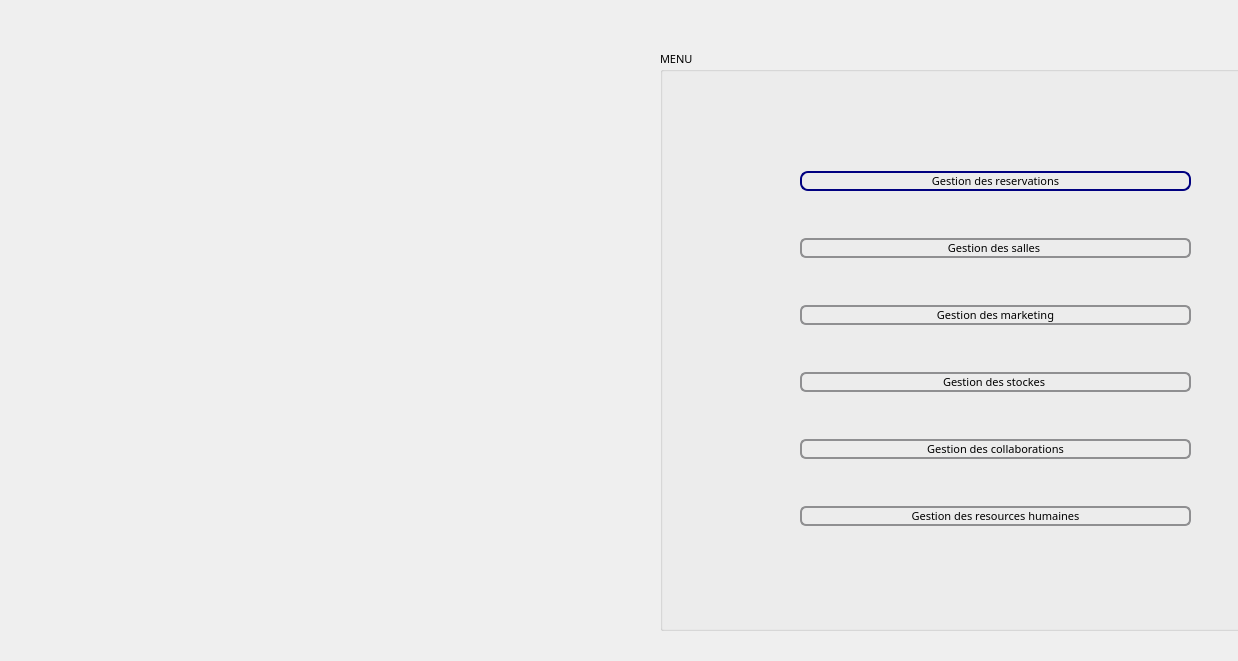
<?xml version="1.0" encoding="UTF-8"?>
<ui version="4.0">
 <class>menu</class>
 <widget class="QDialog" name="menu">
  <property name="geometry">
   <rect>
    <x>0</x>
    <y>0</y>
    <width>1238</width>
    <height>661</height>
   </rect>
  </property>
  <property name="windowTitle">
   <string>Dialog</string>
  </property>
  <widget class="QGroupBox" name="groupBox">
   <property name="geometry">
    <rect>
     <x>660</x>
     <y>50</y>
     <width>611</width>
     <height>581</height>
    </rect>
   </property>
   <property name="font">
    <font>
     <family>Arial Black</family>
     <pointsize>8</pointsize>
     <weight>10</weight>
     <italic>false</italic>
     <bold>false</bold>
    </font>
   </property>
   <property name="toolTip">
    <string>&lt;html&gt;&lt;head/&gt;&lt;body&gt;&lt;p&gt;&lt;br/&gt;&lt;/p&gt;&lt;/body&gt;&lt;/html&gt;</string>
   </property>
   <property name="whatsThis">
    <string>&lt;html&gt;&lt;head/&gt;&lt;body&gt;&lt;p&gt;&lt;img src=&quot;:/Downloads/123140336_347644989872414_537966323079393270_n.jpg&quot;/&gt;&lt;/p&gt;&lt;/body&gt;&lt;/html&gt;</string>
   </property>
   <property name="styleSheet">
    <string notr="true">font: 87 8pt &quot;Arial Black&quot;;
</string>
   </property>
   <property name="title">
    <string>MENU</string>
   </property>
   <widget class="QWidget" name="layoutWidget">
    <property name="geometry">
     <rect>
      <x>140</x>
      <y>80</y>
      <width>391</width>
      <height>441</height>
     </rect>
    </property>
    <layout class="QVBoxLayout" name="verticalLayout">
     <item>
      <widget class="QPushButton" name="pushButtongr">
       <property name="font">
        <font>
         <family>Arial Black</family>
         <pointsize>8</pointsize>
         <weight>10</weight>
         <italic>false</italic>
         <bold>false</bold>
        </font>
       </property>
       <property name="styleSheet">
        <string notr="true">QPushButton {
    border: 2px solid #8f8f91;
    border-radius: 8px;
    background-color: qlineargradient(x1: 0, y1: 0, x2: 0, y2: 1,
                                      stop: 0 #f6f7fa, stop: 1 #dadbde);
    min-width: 80px;
}

QPushButton:pressed {
    background-color: qlineargradient(x1: 0, y1: 0, x2: 0, y2: 1,
                                      stop: 0 #dadbde, stop: 1 #f6f7fa);
}

QPushButton:flat {
    border: none; /* no border for a flat push button */
}

QPushButton:default {
    border-color: navy; /* make the default button prominent */
}</string>
       </property>
       <property name="text">
        <string>Gestion des reservations</string>
       </property>
      </widget>
     </item>
     <item>
      <widget class="QPushButton" name="pushButtongsalles">
       <property name="font">
        <font>
         <family>Arial Black</family>
         <pointsize>8</pointsize>
         <weight>10</weight>
         <italic>false</italic>
         <bold>false</bold>
        </font>
       </property>
       <property name="styleSheet">
        <string notr="true">QPushButton {
    border: 2px solid #8f8f91;
    border-radius: 6px;
    background-color: qlineargradient(x1: 0, y1: 0, x2: 0, y2: 1,
                                      stop: 0 #f6f7fa, stop: 1 #dadbde);
    min-width: 80px;
}

QPushButton:pressed {
    background-color: qlineargradient(x1: 0, y1: 0, x2: 0, y2: 1,
                                      stop: 0 #dadbde, stop: 1 #f6f7fa);
}

QPushButton:flat {
    border: none; /* no border for a flat push button */
}

QPushButton:default {
    border-color: navy; /* make the default button prominent */
}</string>
       </property>
       <property name="text">
        <string>Gestion des salles </string>
       </property>
      </widget>
     </item>
     <item>
      <widget class="QPushButton" name="pushButtongm">
       <property name="font">
        <font>
         <family>Arial Black</family>
         <pointsize>8</pointsize>
         <weight>10</weight>
         <italic>false</italic>
         <bold>false</bold>
        </font>
       </property>
       <property name="styleSheet">
        <string notr="true">QPushButton {
    border: 2px solid #8f8f91;
    border-radius: 6px;
    background-color: qlineargradient(x1: 0, y1: 0, x2: 0, y2: 1,
                                      stop: 0 #f6f7fa, stop: 1 #dadbde);
    min-width: 80px;
}

QPushButton:pressed {
    background-color: qlineargradient(x1: 0, y1: 0, x2: 0, y2: 1,
                                      stop: 0 #dadbde, stop: 1 #f6f7fa);
}

QPushButton:flat {
    border: none; /* no border for a flat push button */
}

QPushButton:default {
    border-color: navy; /* make the default button prominent */
}</string>
       </property>
       <property name="text">
        <string>Gestion des marketing</string>
       </property>
      </widget>
     </item>
     <item>
      <widget class="QPushButton" name="pushButtongstockes">
       <property name="font">
        <font>
         <family>Arial Black</family>
         <pointsize>8</pointsize>
         <weight>10</weight>
         <italic>false</italic>
         <bold>false</bold>
        </font>
       </property>
       <property name="styleSheet">
        <string notr="true">QPushButton {
    border: 2px solid #8f8f91;
    border-radius: 6px;
    background-color: qlineargradient(x1: 0, y1: 0, x2: 0, y2: 1,
                                      stop: 0 #f6f7fa, stop: 1 #dadbde);
    min-width: 80px;
}

QPushButton:pressed {
    background-color: qlineargradient(x1: 0, y1: 0, x2: 0, y2: 1,
                                      stop: 0 #dadbde, stop: 1 #f6f7fa);
}

QPushButton:flat {
    border: none; /* no border for a flat push button */
}

QPushButton:default {
    border-color: navy; /* make the default button prominent */
}</string>
       </property>
       <property name="text">
        <string>Gestion des stockes </string>
       </property>
      </widget>
     </item>
     <item>
      <widget class="QPushButton" name="pushButtongc">
       <property name="font">
        <font>
         <family>Arial Black</family>
         <pointsize>8</pointsize>
         <weight>10</weight>
         <italic>false</italic>
         <bold>false</bold>
        </font>
       </property>
       <property name="styleSheet">
        <string notr="true">QPushButton {
    border: 2px solid #8f8f91;
    border-radius: 6px;
    background-color: qlineargradient(x1: 0, y1: 0, x2: 0, y2: 1,
                                      stop: 0 #f6f7fa, stop: 1 #dadbde);
    min-width: 80px;
}

QPushButton:pressed {
    background-color: qlineargradient(x1: 0, y1: 0, x2: 0, y2: 1,
                                      stop: 0 #dadbde, stop: 1 #f6f7fa);
}

QPushButton:flat {
    border: none; /* no border for a flat push button */
}

QPushButton:default {
    border-color: navy; /* make the default button prominent */
}</string>
       </property>
       <property name="text">
        <string>Gestion des collaborations</string>
       </property>
      </widget>
     </item>
     <item>
      <widget class="QPushButton" name="pushButtongrh">
       <property name="font">
        <font>
         <family>Arial Black</family>
         <pointsize>8</pointsize>
         <weight>10</weight>
         <italic>false</italic>
         <bold>false</bold>
        </font>
       </property>
       <property name="styleSheet">
        <string notr="true">QPushButton {
    border: 2px solid #8f8f91;
    border-radius: 6px;
    background-color: qlineargradient(x1: 0, y1: 0, x2: 0, y2: 1,
                                      stop: 0 #f6f7fa, stop: 1 #dadbde);
    min-width: 80px;
}

QPushButton:pressed {
    background-color: qlineargradient(x1: 0, y1: 0, x2: 0, y2: 1,
                                      stop: 0 #dadbde, stop: 1 #f6f7fa);
}

QPushButton:flat {
    border: none; /* no border for a flat push button */
}

QPushButton:default {
    border-color: navy; /* make the default button prominent */
}</string>
       </property>
       <property name="text">
        <string>Gestion des resources humaines</string>
       </property>
      </widget>
     </item>
    </layout>
   </widget>
  </widget>
  <widget class="QWidget" name="widget" native="true">
   <property name="geometry">
    <rect>
     <x>40</x>
     <y>20</y>
     <width>91</width>
     <height>61</height>
    </rect>
   </property>
   <property name="styleSheet">
    <string notr="true">border-image: url(:/Downloads/Arche de mariage 7.jpg);
</string>
   </property>
  </widget>
 </widget>
 <resources/>
 <connections/>
</ui>
